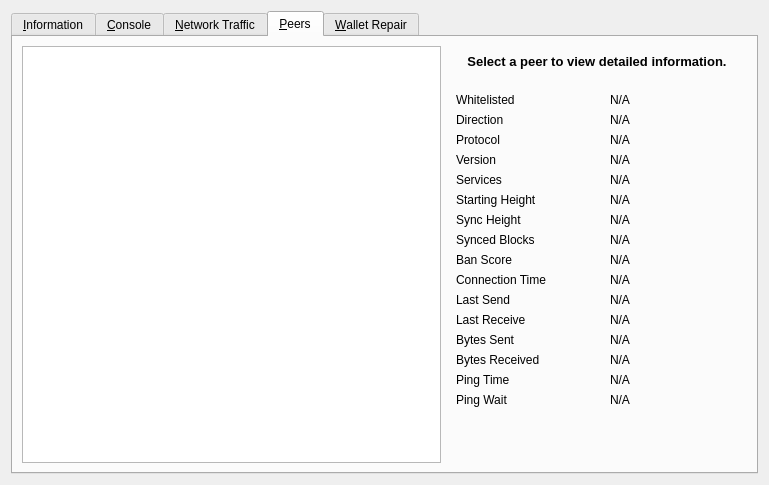
<?xml version="1.0" encoding="UTF-8"?>
<ui version="4.0">
 <class>RPCConsole</class>
 <widget class="QDialog" name="RPCConsole">
  <property name="geometry">
   <rect>
    <x>0</x>
    <y>0</y>
    <width>769</width>
    <height>485</height>
   </rect>
  </property>
  <property name="windowTitle">
   <string>Tools window</string>
  </property>
  <layout class="QVBoxLayout" name="verticalLayout_2">
   <item>
    <widget class="QTabWidget" name="tabWidget">
     <property name="currentIndex">
      <number>3</number>
     </property>
     <widget class="QWidget" name="tab_info">
      <attribute name="title">
       <string>&amp;Information</string>
      </attribute>
      <layout class="QGridLayout" name="gridLayout" columnstretch="0,0">
       <property name="horizontalSpacing">
        <number>12</number>
       </property>
       <item row="11" column="0">
        <widget class="QLabel" name="blockchainHeader">
         <property name="font">
          <font>
           <weight>75</weight>
           <bold>true</bold>
          </font>
         </property>
         <property name="text">
          <string>Block chain</string>
         </property>
        </widget>
       </item>
       <item row="10" column="1">
        <widget class="QLabel" name="masternodeCount">
         <property name="text">
          <string>N/A</string>
         </property>
        </widget>
       </item>
       <item row="1" column="1">
        <widget class="QLabel" name="clientName">
         <property name="cursor">
          <cursorShape>IBeamCursor</cursorShape>
         </property>
         <property name="text">
          <string>N/A</string>
         </property>
         <property name="textFormat">
          <enum>Qt::PlainText</enum>
         </property>
         <property name="textInteractionFlags">
          <set>Qt::LinksAccessibleByMouse|Qt::TextSelectableByKeyboard|Qt::TextSelectableByMouse</set>
         </property>
        </widget>
       </item>
       <item row="0" column="0">
        <widget class="QLabel" name="generalHeader">
         <property name="font">
          <font>
           <weight>75</weight>
           <bold>true</bold>
          </font>
         </property>
         <property name="text">
          <string>General</string>
         </property>
        </widget>
       </item>
       <item row="1" column="0">
        <widget class="QLabel" name="clientNameLabel">
         <property name="text">
          <string>Client name</string>
         </property>
        </widget>
       </item>
       <item row="3" column="1">
        <widget class="QLabel" name="openSSLVersion">
         <property name="cursor">
          <cursorShape>IBeamCursor</cursorShape>
         </property>
         <property name="text">
          <string>N/A</string>
         </property>
         <property name="textFormat">
          <enum>Qt::PlainText</enum>
         </property>
         <property name="textInteractionFlags">
          <set>Qt::LinksAccessibleByMouse|Qt::TextSelectableByKeyboard|Qt::TextSelectableByMouse</set>
         </property>
        </widget>
       </item>
       <item row="5" column="0">
        <widget class="QLabel" name="buildDateLabel">
         <property name="text">
          <string>Build date</string>
         </property>
        </widget>
       </item>
       <item row="9" column="0">
        <widget class="QLabel" name="numberOfConnectionsLabel">
         <property name="text">
          <string>Number of connections</string>
         </property>
        </widget>
       </item>
       <item row="4" column="1">
        <widget class="QLabel" name="berkeleyDBVersion">
         <property name="cursor">
          <cursorShape>IBeamCursor</cursorShape>
         </property>
         <property name="text">
          <string>N/A</string>
         </property>
         <property name="textFormat">
          <enum>Qt::PlainText</enum>
         </property>
         <property name="textInteractionFlags">
          <set>Qt::LinksAccessibleByMouse|Qt::TextSelectableByKeyboard|Qt::TextSelectableByMouse</set>
         </property>
        </widget>
       </item>
       <item row="6" column="0">
        <widget class="QLabel" name="startupTimeLabel">
         <property name="text">
          <string>Startup time</string>
         </property>
        </widget>
       </item>
       <item row="9" column="1">
        <widget class="QLabel" name="numberOfConnections">
         <property name="cursor">
          <cursorShape>IBeamCursor</cursorShape>
         </property>
         <property name="text">
          <string>N/A</string>
         </property>
         <property name="textFormat">
          <enum>Qt::PlainText</enum>
         </property>
         <property name="textInteractionFlags">
          <set>Qt::LinksAccessibleByMouse|Qt::TextSelectableByKeyboard|Qt::TextSelectableByMouse</set>
         </property>
        </widget>
       </item>
       <item row="12" column="0">
        <widget class="QLabel" name="numberOfBlocksLabel">
         <property name="text">
          <string>Current number of blocks</string>
         </property>
        </widget>
       </item>
       <item row="12" column="1">
        <widget class="QLabel" name="numberOfBlocks">
         <property name="cursor">
          <cursorShape>IBeamCursor</cursorShape>
         </property>
         <property name="text">
          <string>N/A</string>
         </property>
         <property name="textFormat">
          <enum>Qt::PlainText</enum>
         </property>
         <property name="textInteractionFlags">
          <set>Qt::LinksAccessibleByMouse|Qt::TextSelectableByKeyboard|Qt::TextSelectableByMouse</set>
         </property>
        </widget>
       </item>
       <item row="13" column="0">
        <widget class="QLabel" name="lastBlockTimeLabel">
         <property name="text">
          <string>Last block time</string>
         </property>
        </widget>
       </item>
       <item row="16" column="0">
        <widget class="QPushButton" name="openDebugLogfileButton">
         <property name="toolTip">
          <string>Open the are debug log file from the current data directory. This can take a few seconds for large log files.</string>
         </property>
         <property name="text">
          <string>&amp;Open</string>
         </property>
         <property name="autoDefault">
          <bool>false</bool>
         </property>
        </widget>
       </item>
       <item row="15" column="0">
        <widget class="QLabel" name="debugLogFileHeader">
         <property name="font">
          <font>
           <weight>75</weight>
           <bold>true</bold>
          </font>
         </property>
         <property name="text">
          <string>Debug log file</string>
         </property>
        </widget>
       </item>
       <item row="14" column="0">
        <spacer name="verticalSpacer_2">
         <property name="orientation">
          <enum>Qt::Vertical</enum>
         </property>
         <property name="sizeHint" stdset="0">
          <size>
           <width>20</width>
           <height>20</height>
          </size>
         </property>
        </spacer>
       </item>
       <item row="13" column="1">
        <widget class="QLabel" name="lastBlockTime">
         <property name="cursor">
          <cursorShape>IBeamCursor</cursorShape>
         </property>
         <property name="text">
          <string>N/A</string>
         </property>
         <property name="textFormat">
          <enum>Qt::PlainText</enum>
         </property>
         <property name="textInteractionFlags">
          <set>Qt::LinksAccessibleByMouse|Qt::TextSelectableByKeyboard|Qt::TextSelectableByMouse</set>
         </property>
        </widget>
       </item>
       <item row="2" column="0">
        <widget class="QLabel" name="clientVersionLabel">
         <property name="text">
          <string>Client version</string>
         </property>
        </widget>
       </item>
       <item row="2" column="1">
        <widget class="QLabel" name="clientVersion">
         <property name="cursor">
          <cursorShape>IBeamCursor</cursorShape>
         </property>
         <property name="text">
          <string>N/A</string>
         </property>
         <property name="textFormat">
          <enum>Qt::PlainText</enum>
         </property>
         <property name="textInteractionFlags">
          <set>Qt::LinksAccessibleByMouse|Qt::TextSelectableByKeyboard|Qt::TextSelectableByMouse</set>
         </property>
        </widget>
       </item>
       <item row="7" column="0">
        <widget class="QLabel" name="networkHeader">
         <property name="font">
          <font>
           <weight>75</weight>
           <bold>true</bold>
          </font>
         </property>
         <property name="text">
          <string>Network</string>
         </property>
        </widget>
       </item>
       <item row="8" column="0">
        <widget class="QLabel" name="networkNameLabel">
         <property name="text">
          <string>Name</string>
         </property>
        </widget>
       </item>
       <item row="6" column="1">
        <widget class="QLabel" name="startupTime">
         <property name="cursor">
          <cursorShape>IBeamCursor</cursorShape>
         </property>
         <property name="text">
          <string>N/A</string>
         </property>
         <property name="textFormat">
          <enum>Qt::PlainText</enum>
         </property>
         <property name="textInteractionFlags">
          <set>Qt::LinksAccessibleByMouse|Qt::TextSelectableByKeyboard|Qt::TextSelectableByMouse</set>
         </property>
        </widget>
       </item>
       <item row="3" column="0">
        <widget class="QLabel" name="openSSLVersionLabel">
         <property name="text">
          <string>Using OpenSSL version</string>
         </property>
         <property name="indent">
          <number>10</number>
         </property>
        </widget>
       </item>
       <item row="8" column="1">
        <widget class="QLabel" name="networkName">
         <property name="cursor">
          <cursorShape>IBeamCursor</cursorShape>
         </property>
         <property name="text">
          <string>N/A</string>
         </property>
         <property name="textFormat">
          <enum>Qt::PlainText</enum>
         </property>
         <property name="textInteractionFlags">
          <set>Qt::LinksAccessibleByMouse|Qt::TextSelectableByKeyboard|Qt::TextSelectableByMouse</set>
         </property>
        </widget>
       </item>
       <item row="10" column="0">
        <widget class="QLabel" name="masternodeCountLabel">
         <property name="text">
          <string>Number of Masternodes</string>
         </property>
        </widget>
       </item>
       <item row="5" column="1">
        <widget class="QLabel" name="buildDate">
         <property name="cursor">
          <cursorShape>IBeamCursor</cursorShape>
         </property>
         <property name="text">
          <string>N/A</string>
         </property>
         <property name="textFormat">
          <enum>Qt::PlainText</enum>
         </property>
         <property name="textInteractionFlags">
          <set>Qt::LinksAccessibleByMouse|Qt::TextSelectableByKeyboard|Qt::TextSelectableByMouse</set>
         </property>
        </widget>
       </item>
       <item row="4" column="0">
        <widget class="QLabel" name="berkeleyDBVersionLabel">
         <property name="text">
          <string>Using BerkeleyDB version</string>
         </property>
         <property name="indent">
          <number>10</number>
         </property>
        </widget>
       </item>
      </layout>
     </widget>
     <widget class="QWidget" name="tab_console">
      <attribute name="title">
       <string>&amp;Console</string>
      </attribute>
      <layout class="QVBoxLayout" name="verticalLayout_3">
       <property name="spacing">
        <number>3</number>
       </property>
       <item>
        <widget class="QTextEdit" name="messagesWidget">
         <property name="minimumSize">
          <size>
           <width>0</width>
           <height>100</height>
          </size>
         </property>
         <property name="readOnly">
          <bool>true</bool>
         </property>
         <property name="tabKeyNavigation" stdset="0">
          <bool>false</bool>
         </property>
         <property name="columnCount" stdset="0">
          <number>2</number>
         </property>
        </widget>
       </item>
       <item>
        <layout class="QHBoxLayout" name="horizontalLayout">
         <property name="spacing">
          <number>3</number>
         </property>
         <item>
          <widget class="QLabel" name="label">
           <property name="text">
            <string notr="true">&gt;</string>
           </property>
          </widget>
         </item>
         <item>
          <widget class="QLineEdit" name="lineEdit"/>
         </item>
         <item>
          <widget class="QPushButton" name="clearButton">
           <property name="maximumSize">
            <size>
             <width>24</width>
             <height>24</height>
            </size>
           </property>
           <property name="toolTip">
            <string>Clear console</string>
           </property>
           <property name="text">
            <string/>
           </property>
           <property name="icon">
            <iconset resource="../are.qrc">
             <normaloff>:/icons/remove</normaloff>:/icons/remove</iconset>
           </property>
           <property name="shortcut">
            <string notr="true">Ctrl+L</string>
           </property>
           <property name="autoDefault">
            <bool>false</bool>
           </property>
          </widget>
         </item>
        </layout>
       </item>
      </layout>
     </widget>
     <widget class="QWidget" name="tab_nettraffic">
      <attribute name="title">
       <string>&amp;Network Traffic</string>
      </attribute>
      <layout class="QHBoxLayout" name="horizontalLayout_3">
       <item>
        <layout class="QVBoxLayout" name="verticalLayout_4">
         <item>
          <widget class="TrafficGraphWidget" name="trafficGraph" native="true">
           <property name="sizePolicy">
            <sizepolicy hsizetype="Expanding" vsizetype="Expanding">
             <horstretch>0</horstretch>
             <verstretch>0</verstretch>
            </sizepolicy>
           </property>
          </widget>
         </item>
         <item>
          <layout class="QHBoxLayout" name="horizontalLayout_2">
           <item>
            <widget class="QSlider" name="sldGraphRange">
             <property name="minimum">
              <number>1</number>
             </property>
             <property name="maximum">
              <number>288</number>
             </property>
             <property name="pageStep">
              <number>12</number>
             </property>
             <property name="value">
              <number>6</number>
             </property>
             <property name="orientation">
              <enum>Qt::Horizontal</enum>
             </property>
            </widget>
           </item>
           <item>
            <widget class="QLabel" name="lblGraphRange">
             <property name="minimumSize">
              <size>
               <width>100</width>
               <height>0</height>
              </size>
             </property>
             <property name="alignment">
              <set>Qt::AlignCenter</set>
             </property>
            </widget>
           </item>
           <item>
            <widget class="QPushButton" name="btnClearTrafficGraph">
             <property name="text">
              <string>&amp;Clear</string>
             </property>
             <property name="autoDefault">
              <bool>false</bool>
             </property>
            </widget>
           </item>
          </layout>
         </item>
        </layout>
       </item>
       <item>
        <layout class="QVBoxLayout" name="verticalLayout">
         <item>
          <widget class="QGroupBox" name="groupBox">
           <property name="title">
            <string>Totals</string>
           </property>
           <layout class="QVBoxLayout" name="verticalLayout_5">
            <item>
             <layout class="QHBoxLayout" name="horizontalLayout_4">
              <item>
               <widget class="Line" name="line">
                <property name="sizePolicy">
                 <sizepolicy hsizetype="Fixed" vsizetype="Fixed">
                  <horstretch>0</horstretch>
                  <verstretch>0</verstretch>
                 </sizepolicy>
                </property>
                <property name="minimumSize">
                 <size>
                  <width>10</width>
                  <height>0</height>
                 </size>
                </property>
                <property name="palette">
                 <palette>
                  <active>
                   <colorrole role="Light">
                    <brush brushstyle="SolidPattern">
                     <color alpha="255">
                      <red>0</red>
                      <green>255</green>
                      <blue>0</blue>
                     </color>
                    </brush>
                   </colorrole>
                  </active>
                  <inactive>
                   <colorrole role="Light">
                    <brush brushstyle="SolidPattern">
                     <color alpha="255">
                      <red>0</red>
                      <green>255</green>
                      <blue>0</blue>
                     </color>
                    </brush>
                   </colorrole>
                  </inactive>
                  <disabled>
                   <colorrole role="Light">
                    <brush brushstyle="SolidPattern">
                     <color alpha="255">
                      <red>0</red>
                      <green>255</green>
                      <blue>0</blue>
                     </color>
                    </brush>
                   </colorrole>
                  </disabled>
                 </palette>
                </property>
                <property name="orientation">
                 <enum>Qt::Horizontal</enum>
                </property>
               </widget>
              </item>
              <item>
               <widget class="QLabel" name="label_16">
                <property name="text">
                 <string>Received</string>
                </property>
               </widget>
              </item>
              <item>
               <widget class="QLabel" name="lblBytesIn">
                <property name="minimumSize">
                 <size>
                  <width>50</width>
                  <height>0</height>
                 </size>
                </property>
                <property name="alignment">
                 <set>Qt::AlignRight|Qt::AlignTrailing|Qt::AlignVCenter</set>
                </property>
               </widget>
              </item>
             </layout>
            </item>
            <item>
             <layout class="QHBoxLayout" name="horizontalLayout_5">
              <item>
               <widget class="Line" name="line_2">
                <property name="sizePolicy">
                 <sizepolicy hsizetype="Fixed" vsizetype="Fixed">
                  <horstretch>0</horstretch>
                  <verstretch>0</verstretch>
                 </sizepolicy>
                </property>
                <property name="minimumSize">
                 <size>
                  <width>10</width>
                  <height>0</height>
                 </size>
                </property>
                <property name="palette">
                 <palette>
                  <active>
                   <colorrole role="Light">
                    <brush brushstyle="SolidPattern">
                     <color alpha="255">
                      <red>255</red>
                      <green>0</green>
                      <blue>0</blue>
                     </color>
                    </brush>
                   </colorrole>
                  </active>
                  <inactive>
                   <colorrole role="Light">
                    <brush brushstyle="SolidPattern">
                     <color alpha="255">
                      <red>255</red>
                      <green>0</green>
                      <blue>0</blue>
                     </color>
                    </brush>
                   </colorrole>
                  </inactive>
                  <disabled>
                   <colorrole role="Light">
                    <brush brushstyle="SolidPattern">
                     <color alpha="255">
                      <red>255</red>
                      <green>0</green>
                      <blue>0</blue>
                     </color>
                    </brush>
                   </colorrole>
                  </disabled>
                 </palette>
                </property>
                <property name="orientation">
                 <enum>Qt::Horizontal</enum>
                </property>
               </widget>
              </item>
              <item>
               <widget class="QLabel" name="label_17">
                <property name="text">
                 <string>Sent</string>
                </property>
               </widget>
              </item>
              <item>
               <widget class="QLabel" name="lblBytesOut">
                <property name="minimumSize">
                 <size>
                  <width>50</width>
                  <height>0</height>
                 </size>
                </property>
                <property name="alignment">
                 <set>Qt::AlignRight|Qt::AlignTrailing|Qt::AlignVCenter</set>
                </property>
               </widget>
              </item>
             </layout>
            </item>
            <item>
             <spacer name="verticalSpacer_4">
              <property name="orientation">
               <enum>Qt::Vertical</enum>
              </property>
              <property name="sizeHint" stdset="0">
               <size>
                <width>20</width>
                <height>407</height>
               </size>
              </property>
             </spacer>
            </item>
           </layout>
          </widget>
         </item>
        </layout>
       </item>
      </layout>
     </widget>
     <widget class="QWidget" name="tab_peers">
      <attribute name="title">
       <string>&amp;Peers</string>
      </attribute>
      <layout class="QGridLayout" name="gridLayout_2">
       <item row="0" column="0" rowspan="2">
        <widget class="QTableView" name="peerWidget">
         <property name="horizontalScrollBarPolicy">
          <enum>Qt::ScrollBarAsNeeded</enum>
         </property>
         <property name="sortingEnabled">
          <bool>true</bool>
         </property>
         <attribute name="horizontalHeaderHighlightSections">
          <bool>false</bool>
         </attribute>
        </widget>
       </item>
       <item row="0" column="1">
        <widget class="QLabel" name="peerHeading">
         <property name="sizePolicy">
          <sizepolicy hsizetype="Preferred" vsizetype="Minimum">
           <horstretch>0</horstretch>
           <verstretch>0</verstretch>
          </sizepolicy>
         </property>
         <property name="minimumSize">
          <size>
           <width>300</width>
           <height>32</height>
          </size>
         </property>
         <property name="font">
          <font>
           <pointsize>10</pointsize>
           <weight>75</weight>
           <bold>true</bold>
          </font>
         </property>
         <property name="cursor">
          <cursorShape>IBeamCursor</cursorShape>
         </property>
         <property name="text">
          <string>Select a peer to view detailed information.</string>
         </property>
         <property name="alignment">
          <set>Qt::AlignCenter</set>
         </property>
         <property name="wordWrap">
          <bool>true</bool>
         </property>
         <property name="textInteractionFlags">
          <set>Qt::LinksAccessibleByMouse|Qt::TextSelectableByKeyboard|Qt::TextSelectableByMouse</set>
         </property>
        </widget>
       </item>
       <item row="1" column="1">
        <widget class="QWidget" name="detailWidget" native="true">
         <property name="minimumSize">
          <size>
           <width>300</width>
           <height>0</height>
          </size>
         </property>
         <layout class="QGridLayout" name="gridLayout_3">
          <item row="0" column="0">
	   <widget class="QLabel" name="label_30">
            <property name="text">
             <string>Whitelisted</string>
            </property>
           </widget>
          </item>
          <item row="0" column="2">
           <widget class="QLabel" name="peerWhitelisted">
            <property name="cursor">
             <cursorShape>IBeamCursor</cursorShape>
            </property>
            <property name="text">
             <string>N/A</string>
            </property>
            <property name="textFormat">
             <enum>Qt::PlainText</enum>
            </property>
            <property name="textInteractionFlags">
             <set>Qt::LinksAccessibleByMouse|Qt::TextSelectableByKeyboard|Qt::TextSelectableByMouse</set>
            </property>
           </widget>
          </item>
          <item row="1" column="0">
           <widget class="QLabel" name="label_23">
            <property name="text">
             <string>Direction</string>
            </property>
           </widget>
          </item>
          <item row="1" column="2">
           <widget class="QLabel" name="peerDirection">
            <property name="cursor">
             <cursorShape>IBeamCursor</cursorShape>
            </property>
            <property name="text">
             <string>N/A</string>
            </property>
            <property name="textFormat">
             <enum>Qt::PlainText</enum>
            </property>
            <property name="textInteractionFlags">
             <set>Qt::LinksAccessibleByMouse|Qt::TextSelectableByKeyboard|Qt::TextSelectableByMouse</set>
            </property>
           </widget>
          </item>
          <item row="2" column="0">
           <widget class="QLabel" name="label_21">
            <property name="text">
             <string>Protocol</string>
            </property>
           </widget>
          </item>
          <item row="2" column="2">
           <widget class="QLabel" name="peerVersion">
            <property name="cursor">
             <cursorShape>IBeamCursor</cursorShape>
            </property>
            <property name="text">
             <string>N/A</string>
            </property>
            <property name="textFormat">
             <enum>Qt::PlainText</enum>
            </property>
            <property name="textInteractionFlags">
             <set>Qt::LinksAccessibleByMouse|Qt::TextSelectableByKeyboard|Qt::TextSelectableByMouse</set>
            </property>
           </widget>
          </item>
          <item row="3" column="0">
           <widget class="QLabel" name="label_28">
            <property name="text">
             <string>Version</string>
            </property>
           </widget>
          </item>
          <item row="3" column="2">
           <widget class="QLabel" name="peerSubversion">
            <property name="cursor">
             <cursorShape>IBeamCursor</cursorShape>
            </property>
            <property name="text">
             <string>N/A</string>
            </property>
            <property name="textFormat">
             <enum>Qt::PlainText</enum>
            </property>
            <property name="textInteractionFlags">
             <set>Qt::LinksAccessibleByMouse|Qt::TextSelectableByKeyboard|Qt::TextSelectableByMouse</set>
            </property>
           </widget>
          </item>
          <item row="4" column="0">
           <widget class="QLabel" name="label_4">
            <property name="text">
             <string>Services</string>
            </property>
           </widget>
          </item>
          <item row="4" column="2">
           <widget class="QLabel" name="peerServices">
            <property name="cursor">
             <cursorShape>IBeamCursor</cursorShape>
            </property>
            <property name="text">
             <string>N/A</string>
            </property>
            <property name="textFormat">
             <enum>Qt::PlainText</enum>
            </property>
            <property name="textInteractionFlags">
             <set>Qt::LinksAccessibleByMouse|Qt::TextSelectableByKeyboard|Qt::TextSelectableByMouse</set>
            </property>
           </widget>
          </item>
          <item row="5" column="0">
           <widget class="QLabel" name="label_29">
            <property name="text">
             <string>Starting Height</string>
            </property>
           </widget>
          </item>
          <item row="5" column="2">
           <widget class="QLabel" name="peerHeight">
            <property name="cursor">
             <cursorShape>IBeamCursor</cursorShape>
            </property>
            <property name="text">
             <string>N/A</string>
            </property>
            <property name="textFormat">
             <enum>Qt::PlainText</enum>
            </property>
            <property name="textInteractionFlags">
             <set>Qt::LinksAccessibleByMouse|Qt::TextSelectableByKeyboard|Qt::TextSelectableByMouse</set>
            </property>
           </widget>
          </item>
          <item row="6" column="0">
           <widget class="QLabel" name="label_27">
            <property name="text">
             <string>Sync Height</string>
            </property>
           </widget>
          </item>
          <item row="6" column="2">
           <widget class="QLabel" name="peerSyncHeight">
            <property name="cursor">
             <cursorShape>IBeamCursor</cursorShape>
            </property>
            <property name="text">
             <string>N/A</string>
            </property>
            <property name="textFormat">
             <enum>Qt::PlainText</enum>
            </property>
            <property name="textInteractionFlags">
             <set>Qt::LinksAccessibleByMouse|Qt::TextSelectableByKeyboard|Qt::TextSelectableByMouse</set>
            </property>
           </widget>
          </item>
          <item row="7" column="0">
	   <widget class="QLabel" name="label_25">
             <property name="text">
              <string>Synced Blocks</string>
             </property>
            </widget>
          </item>
          <item row="7" column="2">
           <widget class="QLabel" name="peerCommonHeight">
            <property name="cursor">
             <cursorShape>IBeamCursor</cursorShape>
            </property>
            <property name="text">
             <string>N/A</string>
            </property>
            <property name="textFormat">
             <enum>Qt::PlainText</enum>
            </property>
            <property name="textInteractionFlags">
             <set>Qt::LinksAccessibleByMouse|Qt::TextSelectableByKeyboard|Qt::TextSelectableByMouse</set>
            </property>
           </widget>
          </item>
          <item row="8" column="0">
           <widget class="QLabel" name="label_24">
            <property name="text">
             <string>Ban Score</string>
            </property>
           </widget>
          </item>
          <item row="8" column="2">
           <widget class="QLabel" name="peerBanScore">
            <property name="cursor">
             <cursorShape>IBeamCursor</cursorShape>
            </property>
            <property name="text">
             <string>N/A</string>
            </property>
            <property name="textFormat">
             <enum>Qt::PlainText</enum>
            </property>
            <property name="textInteractionFlags">
             <set>Qt::LinksAccessibleByMouse|Qt::TextSelectableByKeyboard|Qt::TextSelectableByMouse</set>
            </property>
           </widget>
          </item>
          <item row="9" column="0">
           <widget class="QLabel" name="label_22">
            <property name="text">
             <string>Connection Time</string>
            </property>
           </widget>
          </item>
          <item row="9" column="2">
           <widget class="QLabel" name="peerConnTime">
            <property name="cursor">
             <cursorShape>IBeamCursor</cursorShape>
            </property>
            <property name="text">
             <string>N/A</string>
            </property>
            <property name="textFormat">
             <enum>Qt::PlainText</enum>
            </property>
            <property name="textInteractionFlags">
             <set>Qt::LinksAccessibleByMouse|Qt::TextSelectableByKeyboard|Qt::TextSelectableByMouse</set>
            </property>
           </widget>
          </item>
          <item row="10" column="0">
           <widget class="QLabel" name="label_15">
            <property name="text">
             <string>Last Send</string>
            </property>
           </widget>
          </item>
          <item row="10" column="2">
           <widget class="QLabel" name="peerLastSend">
            <property name="cursor">
             <cursorShape>IBeamCursor</cursorShape>
            </property>
            <property name="text">
             <string>N/A</string>
            </property>
            <property name="textFormat">
             <enum>Qt::PlainText</enum>
            </property>
            <property name="textInteractionFlags">
             <set>Qt::LinksAccessibleByMouse|Qt::TextSelectableByKeyboard|Qt::TextSelectableByMouse</set>
            </property>
           </widget>
          </item>
          <item row="11" column="0">
           <widget class="QLabel" name="label_19">
            <property name="text">
             <string>Last Receive</string>
            </property>
           </widget>
          </item>
          <item row="11" column="2">
           <widget class="QLabel" name="peerLastRecv">
            <property name="cursor">
             <cursorShape>IBeamCursor</cursorShape>
            </property>
            <property name="text">
             <string>N/A</string>
            </property>
            <property name="textFormat">
             <enum>Qt::PlainText</enum>
            </property>
            <property name="textInteractionFlags">
             <set>Qt::LinksAccessibleByMouse|Qt::TextSelectableByKeyboard|Qt::TextSelectableByMouse</set>
            </property>
           </widget>
          </item>
          <item row="12" column="0">
           <widget class="QLabel" name="label_18">
            <property name="text">
             <string>Bytes Sent</string>
            </property>
           </widget>
          </item>
          <item row="12" column="2">
           <widget class="QLabel" name="peerBytesSent">
            <property name="cursor">
             <cursorShape>IBeamCursor</cursorShape>
            </property>
            <property name="text">
             <string>N/A</string>
            </property>
            <property name="textFormat">
             <enum>Qt::PlainText</enum>
            </property>
            <property name="textInteractionFlags">
             <set>Qt::LinksAccessibleByMouse|Qt::TextSelectableByKeyboard|Qt::TextSelectableByMouse</set>
            </property>
           </widget>
          </item>
          <item row="13" column="0">
           <widget class="QLabel" name="label_20">
            <property name="text">
             <string>Bytes Received</string>
            </property>
           </widget>
          </item>
          <item row="13" column="2">
           <widget class="QLabel" name="peerBytesRecv">
            <property name="cursor">
             <cursorShape>IBeamCursor</cursorShape>
            </property>
            <property name="text">
             <string>N/A</string>
            </property>
            <property name="textFormat">
             <enum>Qt::PlainText</enum>
            </property>
            <property name="textInteractionFlags">
             <set>Qt::LinksAccessibleByMouse|Qt::TextSelectableByKeyboard|Qt::TextSelectableByMouse</set>
            </property>
           </widget>
          </item>
          <item row="14" column="0">
           <widget class="QLabel" name="label_26">
            <property name="text">
             <string>Ping Time</string>
            </property>
           </widget>
          </item>
          <item row="14" column="2">
           <widget class="QLabel" name="peerPingTime">
            <property name="cursor">
             <cursorShape>IBeamCursor</cursorShape>
            </property>
            <property name="text">
             <string>N/A</string>
            </property>
            <property name="textFormat">
             <enum>Qt::PlainText</enum>
            </property>
            <property name="textInteractionFlags">
             <set>Qt::LinksAccessibleByMouse|Qt::TextSelectableByKeyboard|Qt::TextSelectableByMouse</set>
            </property>
           </widget>
          </item>
          <item row="15" column="0">
           <widget class="QLabel" name="peerPingWaitLabel">
            <property name="toolTip">
             <string>The duration of a currently outstanding ping.</string>
            </property>
            <property name="text">
             <string>Ping Wait</string>
            </property>
           </widget>
          </item>
          <item row="15" column="2">
           <widget class="QLabel" name="peerPingWait">
            <property name="cursor">
             <cursorShape>IBeamCursor</cursorShape>
            </property>
            <property name="text">
             <string>N/A</string>
            </property>
            <property name="textFormat">
             <enum>Qt::PlainText</enum>
            </property>
            <property name="textInteractionFlags">
             <set>Qt::LinksAccessibleByMouse|Qt::TextSelectableByKeyboard|Qt::TextSelectableByMouse</set>
            </property>
           </widget>
          </item>
          <item row="16" column="1">
           <spacer name="verticalSpacer_3">
            <property name="orientation">
             <enum>Qt::Vertical</enum>
            </property>
            <property name="sizeHint" stdset="0">
             <size>
              <width>20</width>
              <height>40</height>
             </size>
            </property>
           </spacer>
          </item>
         </layout>
        </widget>
       </item>
      </layout>
     </widget>
     <widget class="QWidget" name="tab_repair">
      <attribute name="title">
       <string>&amp;Wallet Repair</string>
      </attribute>
      <widget class="QPushButton" name="btn_salvagewallet">
       <property name="geometry">
        <rect>
         <x>10</x>
         <y>110</y>
         <width>301</width>
         <height>23</height>
        </rect>
       </property>
       <property name="minimumSize">
        <size>
         <width>180</width>
         <height>23</height>
        </size>
       </property>
       <property name="text">
        <string>Salvage wallet</string>
       </property>
      </widget>
      <widget class="QPushButton" name="btn_rescan">
       <property name="geometry">
        <rect>
         <x>10</x>
         <y>160</y>
         <width>301</width>
         <height>23</height>
        </rect>
       </property>
       <property name="minimumSize">
        <size>
         <width>180</width>
         <height>23</height>
        </size>
       </property>
       <property name="text">
        <string>Rescan blockchain files</string>
       </property>
      </widget>
      <widget class="QPushButton" name="btn_zapwallettxes1">
       <property name="geometry">
        <rect>
         <x>10</x>
         <y>210</y>
         <width>301</width>
         <height>23</height>
        </rect>
       </property>
       <property name="minimumSize">
        <size>
         <width>180</width>
         <height>23</height>
        </size>
       </property>
       <property name="text">
        <string>Recover transactions 1</string>
       </property>
      </widget>
      <widget class="QPushButton" name="btn_zapwallettxes2">
       <property name="geometry">
        <rect>
         <x>10</x>
         <y>260</y>
         <width>301</width>
         <height>23</height>
        </rect>
       </property>
       <property name="minimumSize">
        <size>
         <width>180</width>
         <height>23</height>
        </size>
       </property>
       <property name="text">
        <string>Recover transactions 2</string>
       </property>
      </widget>
      <widget class="QPushButton" name="btn_upgradewallet">
       <property name="geometry">
        <rect>
         <x>10</x>
         <y>310</y>
         <width>301</width>
         <height>23</height>
        </rect>
       </property>
       <property name="minimumSize">
        <size>
         <width>180</width>
         <height>23</height>
        </size>
       </property>
       <property name="text">
        <string>Upgrade wallet format</string>
       </property>
      </widget>
      <widget class="QLabel" name="label_repair_helptext">
       <property name="geometry">
        <rect>
         <x>10</x>
         <y>30</y>
         <width>711</width>
         <height>41</height>
        </rect>
       </property>
       <property name="font">
        <font>
         <weight>50</weight>
         <bold>false</bold>
        </font>
       </property>
       <property name="text">
        <string>The buttons below will restart the wallet with command-line options to repair the wallet, fix issues with corrupt blockhain files or missing/obsolete transactions.</string>
       </property>
       <property name="wordWrap">
        <bool>true</bool>
       </property>
      </widget>
      <widget class="QLabel" name="label_repair_salvage">
       <property name="geometry">
        <rect>
         <x>330</x>
         <y>100</y>
         <width>411</width>
         <height>41</height>
        </rect>
       </property>
       <property name="text">
        <string>-salvagewallet: Attempt to recover private keys from a corrupt wallet.dat.</string>
       </property>
       <property name="wordWrap">
        <bool>true</bool>
       </property>
      </widget>
      <widget class="QLabel" name="label_repair_rescan">
       <property name="geometry">
        <rect>
         <x>330</x>
         <y>150</y>
         <width>411</width>
         <height>41</height>
        </rect>
       </property>
       <property name="text">
        <string>-rescan: Rescan the block chain for missing wallet transactions.</string>
       </property>
       <property name="wordWrap">
        <bool>true</bool>
       </property>
      </widget>
      <widget class="QLabel" name="label_repair_zap1">
       <property name="geometry">
        <rect>
         <x>330</x>
         <y>200</y>
         <width>411</width>
         <height>41</height>
        </rect>
       </property>
       <property name="text">
        <string>-zapwallettxes=1: Recover transactions from blockchain (keep meta-data, e.g. account owner).</string>
       </property>
       <property name="wordWrap">
        <bool>true</bool>
       </property>
      </widget>
      <widget class="QLabel" name="label_repair_zap2">
       <property name="geometry">
        <rect>
         <x>330</x>
         <y>250</y>
         <width>411</width>
         <height>41</height>
        </rect>
       </property>
       <property name="text">
        <string>-zapwallettxes=2: Recover transactions from blockchain (drop meta-data).</string>
       </property>
       <property name="wordWrap">
        <bool>true</bool>
       </property>
      </widget>
      <widget class="QLabel" name="label_repair_upgrade">
       <property name="geometry">
        <rect>
         <x>330</x>
         <y>300</y>
         <width>411</width>
         <height>41</height>
        </rect>
       </property>
       <property name="text">
        <string>-upgradewallet: Upgrade wallet to latest format on startup. (Note: this is NOT an update of the wallet itself!)</string>
       </property>
       <property name="wordWrap">
        <bool>true</bool>
       </property>
      </widget>
      <widget class="QLabel" name="label_repair_header">
       <property name="geometry">
        <rect>
         <x>10</x>
         <y>10</y>
         <width>711</width>
         <height>16</height>
        </rect>
       </property>
       <property name="font">
        <font>
         <pointsize>10</pointsize>
         <weight>75</weight>
         <bold>true</bold>
        </font>
       </property>
       <property name="text">
        <string>Wallet repair options.</string>
       </property>
       <property name="wordWrap">
        <bool>true</bool>
       </property>
      </widget>
      <widget class="QPushButton" name="btn_reindex">
       <property name="geometry">
        <rect>
         <x>10</x>
         <y>360</y>
         <width>301</width>
         <height>23</height>
        </rect>
       </property>
       <property name="text">
        <string>Rebuild index</string>
       </property>
      </widget>
      <widget class="QLabel" name="label_repair_reindex">
       <property name="geometry">
        <rect>
         <x>330</x>
         <y>350</y>
         <width>411</width>
         <height>41</height>
        </rect>
       </property>
       <property name="text">
        <string>-reindex: Rebuild block chain index from current blk000??.dat files.</string>
       </property>
       <property name="wordWrap">
        <bool>true</bool>
       </property>
      </widget>
      <widget class="QLabel" name="wallet_path">
       <property name="geometry">
        <rect>
         <x>10</x>
         <y>70</y>
         <width>711</width>
         <height>21</height>
        </rect>
       </property>
       <property name="text">
        <string>Wallet Path</string>
       </property>
      </widget>
     </widget>
    </widget>
   </item>
  </layout>
 </widget>
 <customwidgets>
  <customwidget>
   <class>TrafficGraphWidget</class>
   <extends>QWidget</extends>
   <header>trafficgraphwidget.h</header>
   <container>1</container>
   <slots>
    <slot>clear()</slot>
   </slots>
  </customwidget>
 </customwidgets>
 <resources>
  <include location="../are.qrc"/>
 </resources>
 <connections/>
</ui>
